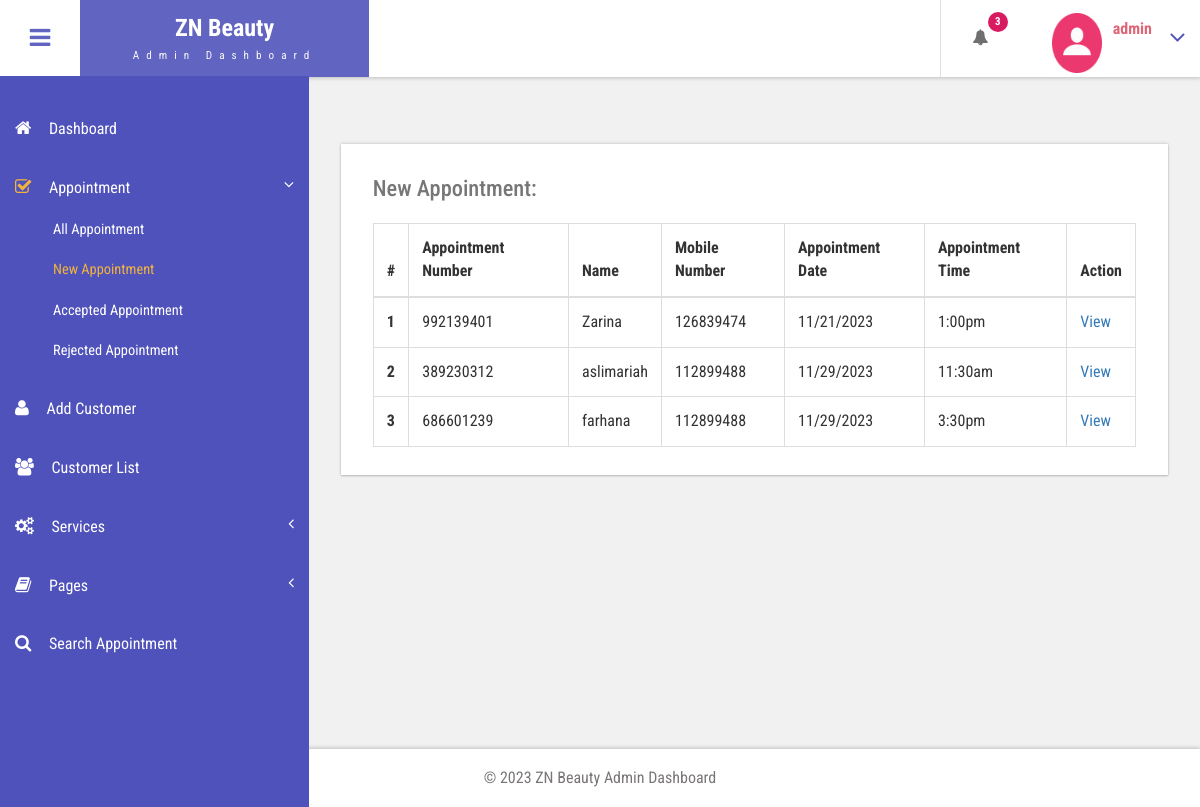
/beauty/admin/new-appointment.php (signed in), run on the app's committed database.
### tables this page shows
CREATE TABLE `tblappointment` (
  `ID` int(10) NOT NULL,
  `AptNumber` varchar(80) DEFAULT NULL,
  `Name` varchar(120) DEFAULT NULL,
  `Email` varchar(120) DEFAULT NULL,
  `PhoneNumber` bigint(11) DEFAULT NULL,
  `AptDate` varchar(120) DEFAULT NULL,
  `AptTime` varchar(120) DEFAULT NULL,
  `Services` varchar(120) DEFAULT NULL,
  `ApplyDate` timestamp NULL DEFAULT current_timestamp(),
  `Remark` varchar(250) NOT NULL,
  `Status` varchar(50) NOT NULL,
  `RemarkDate` timestamp NOT NULL DEFAULT '0000-00-00 00:00:00' ON UPDATE current_timestamp()
);

### beauty/admin/new-appointment.php (the view, shortened to what this page needs)
<?php
include('includes/dbconnection.php');
if (strlen($_SESSION['bpmsaid']==0)) {
  header('location:logout.php');
  } else{
  ?>
<!DOCTYPE HTML>
<html>
<head>
<link href="css/bootstrap.css" rel='stylesheet' type='text/css' />
<link href="css/style.css" rel='stylesheet' type='text/css' />
<link href="css/font-awesome.css" rel="stylesheet">
<link href="css/animate.css" rel="stylesheet" type="text/css" media="all">
<link href="css/custom.css" rel="stylesheet">
</head>
<body class="cbp-spmenu-push">
	<div class="main-content">
		 <?php include_once('includes/sidebar.php');?>
		 <?php include_once('includes/header.php');?>
		<div id="page-wrapper">
			<div class="main-page">
				<div class="tables">
					<div class="table-responsive bs-example widget-shadow">
						<h4>New Appointment:</h4>
						<table class="table table-bordered"> <thead> <tr> <th>#</th> <th> Appointment Number</th> <th>Name</th><th>Mobile Number</th> <th>Appointment Date</th><th>Appointment Time</th><th>Action</th> </tr> </thead> <tbody>
<?php
$ret=mysqli_query($con,"select *from  tblappointment where Status=''");
$cnt=1;
while ($row=mysqli_fetch_array($ret)) {
?>
						 <tr> <th scope="row"><?php echo $cnt;?></th> <td><?php  echo $row['AptNumber'];?></td> <td><?php  echo $row['Name'];?></td><td><?php  echo $row['PhoneNumber'];?></td><td><?php  echo $row['AptDate'];?></td> <td><?php  echo $row['AptTime'];?></td> <td><a href="view-appointment.php?viewid=<?php echo $row['ID'];?>">View</a></td> </tr>   <?php
$cnt=$cnt+1;
}?></tbody> </table>
					</div>
				</div>
			</div>
		</div>
		 <?php include_once('includes/footer.php');?>
	</div>
</body>
</html>
<?php }  ?>

### beauty/admin/includes/header.php (shortened to what this page needs)
<div class="sticky-header header-section ">
      <div class="header-left">
        <button id="showLeftPush"><i class="fa fa-bars"></i></button>
        <div class="logo">
          <a href="index.html">
            <h1>ZN Beauty </h1>
            <span>Admin Dashboard</span>
          </a>
        </div>
      </div>
      <div class="header-right">
        <div class="profile_details_left">
          <ul class="nofitications-dropdown">
            <?php
$ret1=mysqli_query($con,"select ID,Name from  tblappointment where Status=''");
$num=mysqli_num_rows($ret1);
?>
            <li class="dropdown head-dpdn">
              <a href="#" class="dropdown-toggle" data-toggle="dropdown" aria-expanded="false"><i class="fa fa-bell"></i>
              <span class="badge blue"><?php echo $num;?></span></a>
            </li>
          </ul>
          <div class="clearfix"> </div>
        </div>
        <div class="profile_details">
        <?php
$adid=$_SESSION['bpmsaid'];
$ret=mysqli_query($con,"select AdminName from tbladmin where ID='$adid'");
$row=mysqli_fetch_array($ret);
$name=$row['AdminName'];
?>
          <ul>
            <li class="dropdown profile_details_drop">
              <a href="#" class="dropdown-toggle" data-toggle="dropdown" aria-expanded="false">
                <div class="profile_img">
                  <span class="prfil-img"><img src="images/111.png" alt="" width="50" height="60"> </span>
                  <div class="user-name">
                    <p><?php echo $name; ?></p>
                  </div>
                  <i class="fa fa-angle-down lnr"></i>
                  <div class="clearfix"></div>
                </div>
              </a>
            </li>
          </ul>
        </div>
      </div>
      <div class="clearfix"> </div>
    </div>

### beauty/admin/css/style.css (style rules this page uses)
h4, h5, h6, h1, h2, h3 { margin: 0; }
ul, ol { margin: 0; }
p { margin: 0; }
html, body { font-family: 'Roboto Condensed', sans-serif; font-size: 100%; overflow-x: hidden; background: #fff; }
body a { transition: 0.5s all ease; -webkit-transition: 0.5s all ease; -moz-transition: 0.5s all ease; -o-transition: 0.5s all ease; -ms-transition: 0.5s all ease; text-decoration:none; }
h1,h2,h3,h4,h5,h6 { margin:0; }
p { margin:0; }
ul,label { margin:0; padding:0; }
.main-content { position: relative; }
.sticky-header { position: fixed; top: 0; left:0px; width: 100%; z-index: 100; }
.header-section { background:#FFF; box-shadow: 1px 1px 4px rgba(0, 0, 0, 0.21); -webkit-box-shadow: 1px 1px 4px rgba(0, 0, 0, 0.21); -moz-box-shadow: 1px 1px 4px rgba(0, 0, 0, 0.21); -o-box-shadow: 1px 1px 4px rgba(0, 0, 0, 0.21); }
.header-section::after { clear: both; display: block; content: ''; }
.header-left { float: left; width: 45%; }
.header-right { float: right; }
button#showLeftPush { font-size: 1.5em; width: 80px; padding: 0.87em 0; text-align: center; cursor: pointer; float: left; color: #6F6F6F; -moz-transition: all 0.2s ease-out 0s; -webkit-transition: all 0.2s ease-out 0s; transition: all 0.2s ease-out 0s; border: none; background-color: #fff; outline:none; }
.cbp-spmenu-push { overflow-x: hidden; position: relative; }
.cbp-spmenu, .cbp-spmenu-push { -webkit-transition: all 0.3s ease; -moz-transition: all 0.3s ease; transition: all 0.3s ease; }
.cbp-spmenu-push div#page-wrapper { margin: 0 0 0 19.3em; transition:.5s all; -webkit-transition:.5s all; -moz-transition:.5s all; }
.fa { display: inline-block; font-family: FontAwesome; font-style: normal; font-weight: normal; line-height: 1; -webkit-font-smoothing: antialiased; -moz-osx-font-smoothing: grayscale; }
.logo { background: #6164C1; text-align: center; float: left; }
.logo a { padding: 0.9em 3.3em .7em; display: block; text-decoration: none; }
.logo a h1 { color: #fff; font-size: 1.5em; line-height: 1.2em; font-weight: 700; }
.logo a span { color: #F8F8F8; font-size: .7em; text-align: center; letter-spacing: 7px; }
.profile_details_left { float: left; }
li.dropdown.head-dpdn { display: inline-block; padding: 1.7em 0; border-left: 1px solid #E0E0E0; float: left; }
li.dropdown.head-dpdn a.dropdown-toggle { padding: 1.7em 2em; }
i.fa.fa-bell { color:#6F6F6F; }
.header-right span.badge { font-size: 11px; font-weight: bold; color: #FFF; background: #8BC34A; line-height: 15px; width: 20px; height: 20px; border-radius: 2em; -webkit-border-radius: 2em; -moz-border-radius: 2em; -o-border-radius: 2em; text-align: center; display: inline-block; position: absolute; top: 16%; padding: 2px 0 0; }
.header-right span.blue { background-color:#D81B60; }
.profile_details { float: right; }
.profile_details_drop a.dropdown-toggle { display:block; padding: 0.8em 3em 0 2em; }
.profile_img span.prfil-img { float:left; }
.user-name { float:left; margin-top:8px; margin-left:11px; height:35px; }
.profile_details ul li { list-style-type:none; position:relative; }
.profile_details li a i.fa.lnr { position: absolute; top: 34%; right: 8%; color: #4F52BA; font-size: 1.6em; }
.user-name p { font-size:1em; color:#DD6777; line-height:1em; font-weight:700; }
.widget-shadow { background-color: #fff; box-shadow: 0 -1px 3px rgba(0,0,0,.12),0 1px 2px rgba(0,0,0,.24); -webkit-box-shadow: 0 -1px 3px rgba(0,0,0,.12),0 1px 2px rgba(0,0,0,.24); -moz-box-shadow: 0 -1px 3px rgba(0,0,0,.12),0 1px 2px rgba(0,0,0,.24); }
.table > thead > tr > th, .table > tbody > tr > th, .table > tfoot > tr > th, .table > thead > tr > td, .table > tbody > tr > td, .table > tfoot > tr > td { border-top: none; }
.tables h4 { font-size: 1.4em; margin-bottom: 1em; color: #777777; }
.tables .panel-body ,.tables .bs-example { padding: 2em 2em 0.5em; }
.tables .table > thead > tr > th, .tables .table > tbody > tr > th, .tables .table > tfoot > tr > th, .tables .table > thead > tr > td, .tables .table > tbody > tr > td, .tables .table > tfoot > tr > td { padding: 13px; border-top: 1px solid #E0E0E0; }
.bs-example { margin-top: 2em; }

### beauty/admin/css/custom.css (style rules this page uses)
#page-wrapper { padding:7em 2em 2.5em; background-color: #F1F1F1; }

### data on the page
tblappointment: AptNumber "992139401", Name "Zarina", PhoneNumber "126839474", AptDate "11/21/2023", AptTime "1:00pm"
tblappointment: AptNumber "389230312", Name "aslimariah", PhoneNumber "112899488", AptDate "11/29/2023", AptTime "11:30am"
tblappointment: AptNumber "686601239", Name "farhana", PhoneNumber "112899488", AptDate "11/29/2023", AptTime "3:30pm"

### other printed values
$num "3"
$name "admin"
